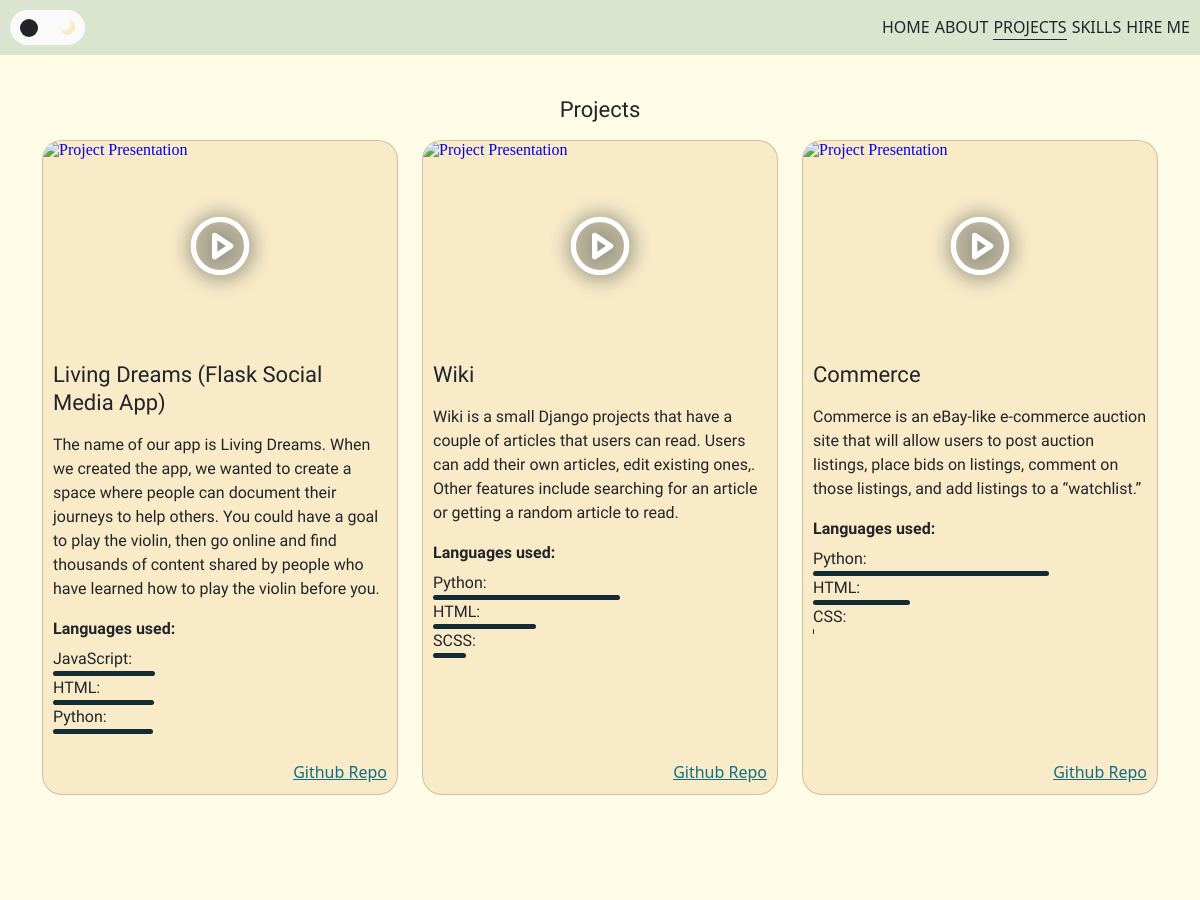
Before: /projects (upper part) with the older database file.
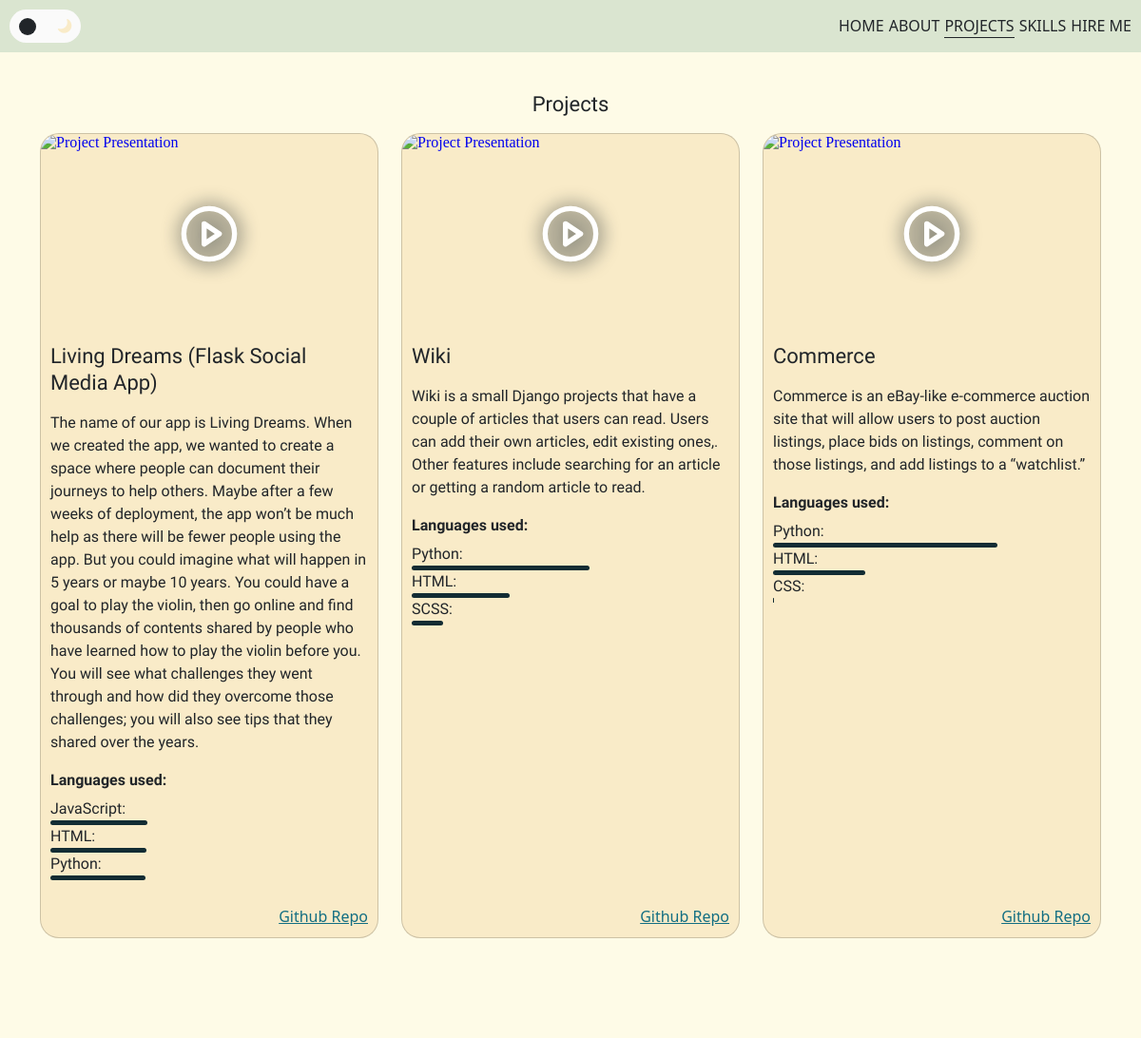
After: the same page with the newer database file.
### portfolio/models.py (models this page shows, shortened)
class Project(models.Model):
    name = models.CharField(max_length=100)
    about = models.TextField(max_length=2000)
    embed_link = models.CharField(max_length=200)
    video_link = models.CharField(max_length=200)
    github_repo = models.CharField(max_length=500)
    languages = models.JSONField()

### portfolio/views.py (the view)
# urls.py: path("projects", views.projects, name="projects"),
def projects(request):
    return render(request, "portfolio/projects.html", {
        "projects": Project.objects.all()
    })

### portfolio/templates/portfolio/projects.html (shortened to what this page needs)
{% extends "portfolio/layout.html" %}
{% block projects %}
<a href="{% url 'portfolio:projects' %}" class="active">Projects</a>
{% endblock %}
{% block body %}
<section id="projects">
    <div class="container">
        <p><div class="header">Projects</div></p>
        <div class="row">
            {% for project in projects %}
                <div class="col-sm-12 col-md-6 col-lg-4 view-hidden-middle">
                    <div class="card">
                        <div class="show">
                            <iframe class="skeleton" width="100%" height="210px" src="https://www.youtube.com/embed/{{ project.embed_link }}"
                                title="Project Video Presentation" frameborder="0"
                                loading="lazy";
                                srcdoc="<style>
                                    *{
                                        padding: 0;
                                        margin: 0;
                                        overflow: hidden;
                                    }
                                        body, html {
                                        height: 100%;
                                    }
                                    img, svg {
                                        position: absolute;
                                        width: 100%;
                                        top: 0;
                                        bottom: 0;
                                        margin: auto;
                                    }
                                    svg {
                                        filter: drop-shadow(1px 1px 10px hsl(206.5, 70.7%, 8%));
                                        transition: all 250ms ease-in-out;
                                    }
                                        body:hover svg {
                                        filter: drop-shadow(1px 1px 10px hsl(206.5, 0%, 10%));
                                        transform: scale(1.2);
                                    }
                                    </style>
                                    <a href='https://www.youtube.com/embed/{{ project.embed_link }}?autoplay=1'>
                                        <img src='https://img.youtube.com/vi/{{project.embed_link }}/hqdefault.jpg'
                                        alt='Project Presentation'>
                                        <svg xmlns='http://www.w3.org/2000/svg' width='64' height='64'
                                        viewBox='0 0 24 24' fill='none' stroke='#ffffff' stroke-width='2'
                                        stroke-linecap='round' stroke-linejoin='round' class='feather
                                        feather-play-circle'><circle cx='12' cy='12' r='10'></circle><polygon
                                        points='10 8 16 12 10 16 10 8'></polygon></svg>
                                    </a>
                                    "
                                allow="accelerometer; autoplay; clipboard-write; encrypted-media; gyroscope; picture-in-picture"
                                allowfullscreen>
                            </iframe>
                        </div>
                        <div class="info">
                            <div class="header text-start">
                                <p>{{ project.name }}</p>
                            </div>
                            <div class="content text-start about">{{ project.about }}</div>
                            <div class="content text-start languages">
                                <div class="stack-header">Languages used:</div>
                                {% for language, percentage in project.languages.items %}
                                    <div>{{ language }}:</div>
                                    <div class="stack" data-percentage="{{ percentage }}"></div>
                                {% endfor %}
                            </div>
                            <div class="text-end">
                                <span class="learn-more"><a href="{{ project.github_repo }}" target="_blank">Github Repo</a></span>
                            </div>
                        </div>
                    </div>
                </div>
            {% endfor %}
        </div>
    </div>
</section>
{% endblock %}

### portfolio/templates/portfolio/layout.html (shortened to what this page needs)
{% load static %}
<!DOCTYPE html>
<html lang="en">
<head>
    <link href="https://cdn.jsdelivr.net/npm/bootstrap@5.2.1/dist/css/bootstrap.min.css" rel="stylesheet"
>
    <link rel="stylesheet" href="https://cdn.jsdelivr.net/npm/bootstrap-icons@1.9.1/font/bootstrap-icons.css">
    <link rel="stylesheet" href="{% static 'portfolio/styles.css' %}">
</head>
<body>
    <header>
        <div id="toggle-modes">
            <i class="bi bi-moon-fill"></i>
            <div id="toggle-ball"></div>
        </div>
        <div id="menu-links">
            {% block index %}<a href="{% url 'portfolio:index' %}">Home</a>{% endblock %}
            {% block about %}<a href="{% url 'portfolio:about' %}">About</a>{% endblock %}
            {% block projects %}<a href="{% url 'portfolio:projects' %}">Projects</a>{% endblock %}
            {% block skills %}<a href="{% url 'portfolio:skills' %}">Skills</a>{% endblock %}
            {% block hire %}<a href="{% url 'portfolio:hire' %}">Hire Me</a>{% endblock %}
        </div>
    </header>
    <main>
        {% block body %}{% endblock %}
    </main>
</body>
</html>

### portfolio/static/portfolio/styles.css (style rules this page uses)
:root { --primary-color: #FEFBE7; --secondary-color: #F9EBC8; --tertiary-color: #DAE5D0; --primary-dark-color: #132C33; --secondary-dark-color: #126E82; --tertiary-dark-color: #51C4D3; --text-light-color: #FAFAFA; --text-dark-color: #212529; }
.skeleton { width: 100%; aspect-ratio: 1/1; animation: skeleton-loading 1s linear infinite alternate; }
* { box-sizing: border-box; }
body { margin: 0; }
main { background: var(--primary-color); text-align: center; }
a, a:hover, a:active { text-decoration: none; color: inherit; cursor: pointer; }
section { padding: 25px 0; }
.header { line-height: 20px; font-size: 16px; font-weight: 500; font-family: "Glory", sans-serif; }
.content { line-height: 16px; font-size: 12px; font-family: "Glory", sans-serif; }
.learn-more { color: var(--secondary-dark-color); text-decoration: underline; }
.card { width: 100%; height: calc(100% - 16px); border-radius: 20px; background-color: var(--secondary-color); position: relative; z-index: 1; overflow: hidden; margin-bottom: 16px; }
.card .show { height: 210px; z-index: 1; overflow: hidden; }
.card .info { padding: 10px; margin-bottom: 50px; }
.card .info .text-end { position: absolute; bottom: 10px; right: 10px; }
.view-hidden-middle { opacity: 0; filter: blur(5px); transition: all 1s; }
.show { opacity: 1; filter: blur(0); transform: translateX(0); }
.show:nth-child(2) { transition-delay: 200ms; }
.show:nth-child(3) { transition-delay: 400ms; }
header { background-color: var(--tertiary-color); color: #212529; width: 100%; padding: 10px; display: flex; justify-content: space-between; align-items: center; }
header #toggle-modes { display: flex; justify-content: space-between; align-items: center; width: 75px; height: 35px; padding: 0 10px; border-radius: 30px; background-color: var(--text-light-color); position: relative; }
header #toggle-modes i.bi-moon-fill { color: var(--secondary-color); font-size: 15px; -o-transform: rotate(-100deg); -moz-transform: rotate(-100deg); -webkit-transform: rotate(-100deg); transform: rotate(-100deg); }
header #toggle-modes #toggle-ball { background-color: var(--text-dark-color); width: 18px; height: 18px; border-radius: 50%; position: absolute; -o-animation: no-animation 1s forwards; -moz-animation: no-animation 1s forwards; -webkit-animation: no-animation 1s forwards; animation: no-animation 1s forwards; left: 10px; }
header i { font-size: 30px; }
header #menu-links { display: none; text-transform: uppercase; color: #212529; }
header #menu-links a { margin-right: 5px; }
header #menu-links a:last-child { margin-right: 0; }
header #menu-links a.active::after { content: ''; display: block; width: 100%; height: 1px; background-color: #212529; }
header #menu-links a::after { content: ''; display: block; width: 0; height: 1px; background-color: #212529; -o-transition: width .3s; -moz-transition: width .3s; -webkit-transition: width .3s; transition: width .3s; }
body { color: var(--text-dark-color); }
#projects { padding-bottom: calc(25px - 16px); }
#projects .card { margin-bottom: 16px; height: 100; }
#projects .card .stack-header { font-weight: 700; margin: 16px 0 6px 0; }
#projects .card .stack { background-color: var(--primary-dark-color); border-radius: 20px; height: 5px; }
@media only screen and (min-width: 992px) { .card { margin: 0; } }
@media only screen and (min-width: 992px) { header #menu-links { display: flex; } }
@media only screen and (min-width: 600px) { .header { line-height: 24px; font-size: 16px; font-weight: 500; font-family: "Glory", sans-serif; } }
@media only screen and (min-width: 600px) { .content { line-height: 20px; font-size: 14px; font-family: "Glory", sans-serif; } }
@media only screen and (min-width: 992px) { .header { line-height: 28px; font-size: 22px; font-family: "Glory", sans-serif; } }
@media only screen and (min-width: 992px) { .content { line-height: 24px; font-size: 16px; font-family: "Glory", sans-serif; } }

Changed rows visible on the page:
changed Project "Living Dreams (Flask Social Media App)": about "…journeys to help others. You could have a goal to play the violin, then go online and find thousands of content shared by people who have learned how to play the violin before you." → "…journeys to help others. Maybe after a few weeks of deployment, the app won’t be much help as there will be fewer people using the app. But you could imagine what will happen in 5 years or maybe 10 years. You could have a goal to play the violin, then go online and find thousands of contents shared by people who have learned how to play the violin before you. You will see what challenges they went through and how did they overcome those challenges; you will also see tips that they shared over the years."
